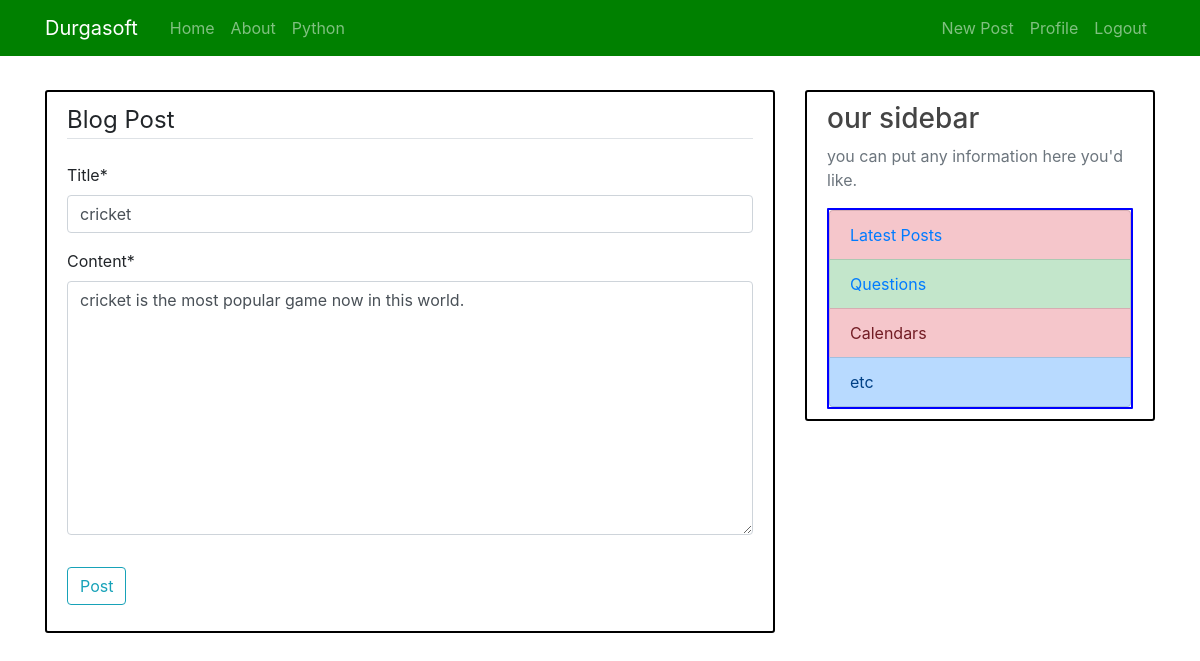
The page /post/2/update/ (signed in) on the database its author committed.
### blog/models.py (models this page shows, shortened)
class Post(models.Model):
    title=models.CharField(max_length=100)
    content=models.TextField()
    date_posted=models.DateField(default=timezone.now)
    author=models.ForeignKey(User,on_delete=models.CASCADE)

### blog/views.py (the view, shortened to what this page needs)
# urls.py: path('post/<int:pk>/update/',PostUpdateView.as_view(),name='post_update'),
class PostUpdateView(LoginRequiredMixin,UserPassesTestMixin,UpdateView):
    model = Post
    fields = ['title','content']
    def test_func(self):
        post=self.get_object()
        if self.request.user == post.author:
            return True
        return False

### templates/blog/post_form.html (shortened to what this page needs)
{% extends 'blog/base.html' %}
{% load crispy_forms_tags %}
{% block content %}
    <div class="content-section">
        <form method="POST">
            <fieldset class="form-group">
                <legend class="border-bottom mb-4">Blog Post</legend>
                {{ form|crispy }}
            </fieldset>
            <div class="form-group">
                <button class="btn btn-outline-info" type="submit">Post</button>
            </div>
        </form>
    </div>
{% endblock %}

### blog/static/blog/main.css (style rules this page uses)
body { margin-top: 90px; }
.content-section { background: #ffffff; padding: 10px 20px; border: 2px solid black; border-radius: 3px; margin-bottom: 20px; }

### rows shown on the page
Post: title "cricket", content "cricket is the most popular game now in this world."
